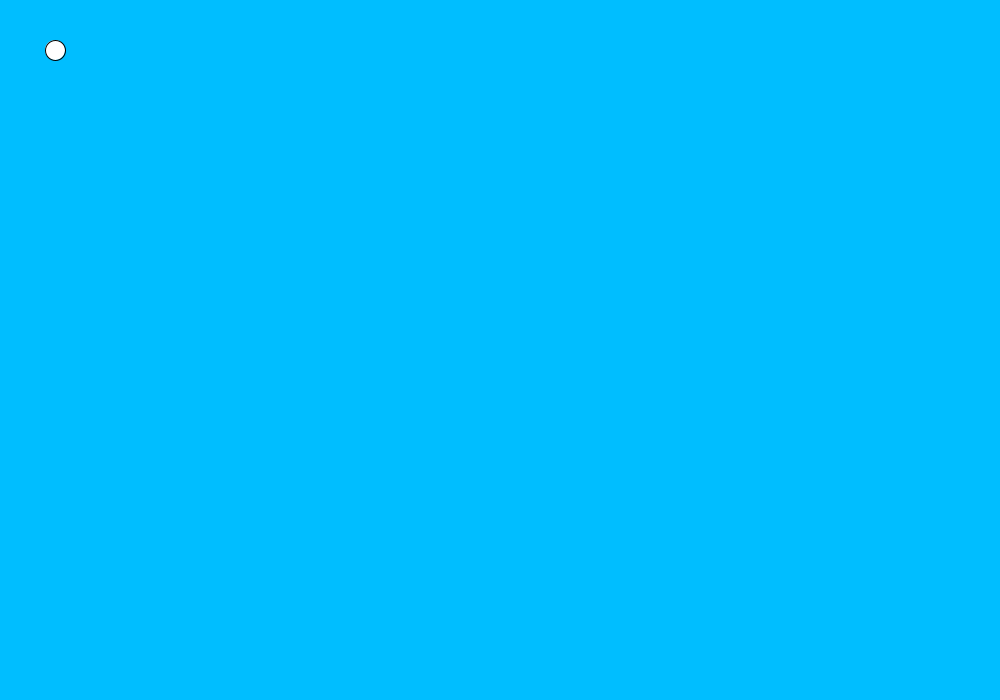
Frame 1 (no input)
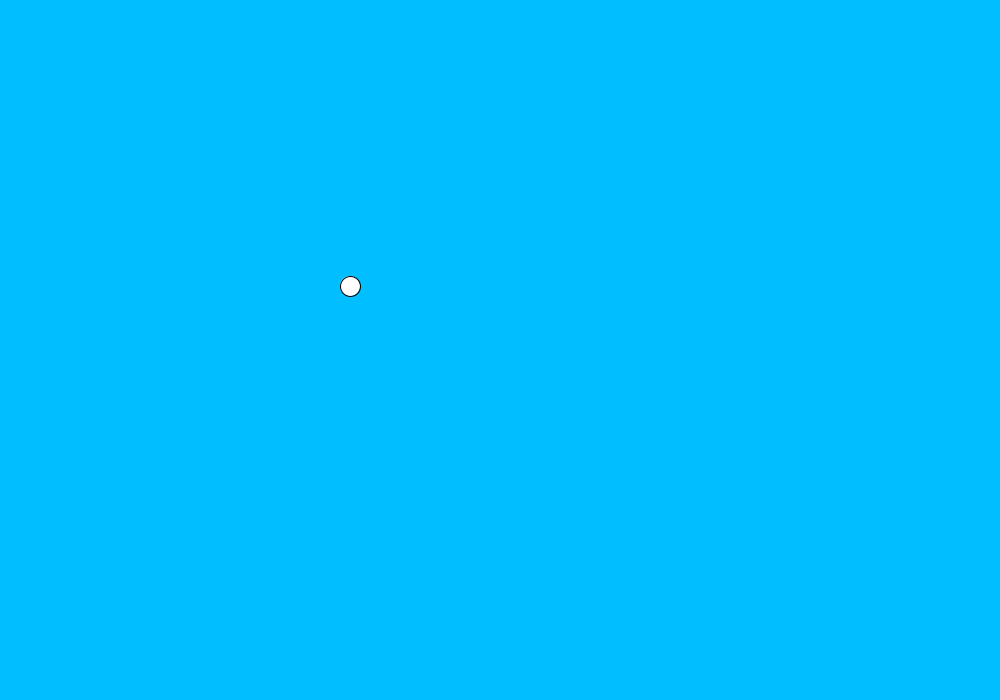
Frame 60 (the mouse pressed at the canvas centre just before this capture)
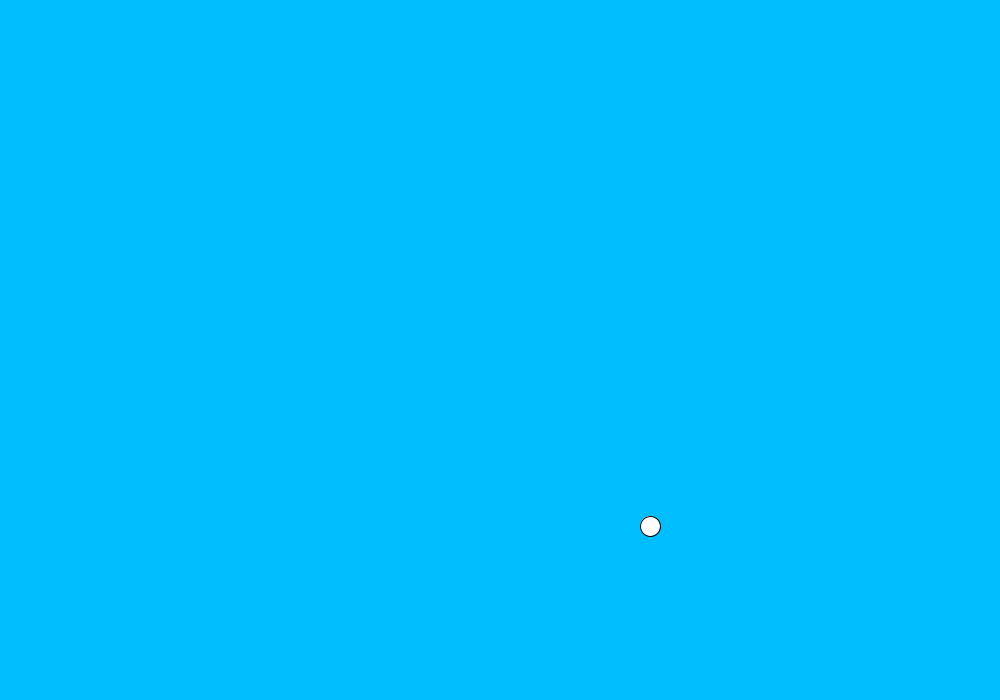
Frame 120 (the mouse held since frame 60 and released just before this capture)

The Processing sketch that drew these frames (run headless with seeded random() and noise(); from frame 60 on, the mouse is pressed at the canvas centre):

// Processing sketch: bal
// ── bal.pde
int x = 50;
int y= 50;
int grote = 20;
int horSpeed =5;
int ySpeed = 4;
int r =0;
int g = 190;
int b = 255;


 void setup(){
 size(1000,700);
 }
 
 
 void draw(){
   x += horSpeed;
   background(r,g,b);
   ellipse(x,y,grote,grote);
   if(x > 985){
   horSpeed =-5;
   }
   
   if(x < 15){
   horSpeed = 5;
   }
   
   y += ySpeed;
   if(y > 685){
    ySpeed =-4;
    
    }
    
    if(y <15){
    ySpeed = 5;
    }
   
   
   
 }
